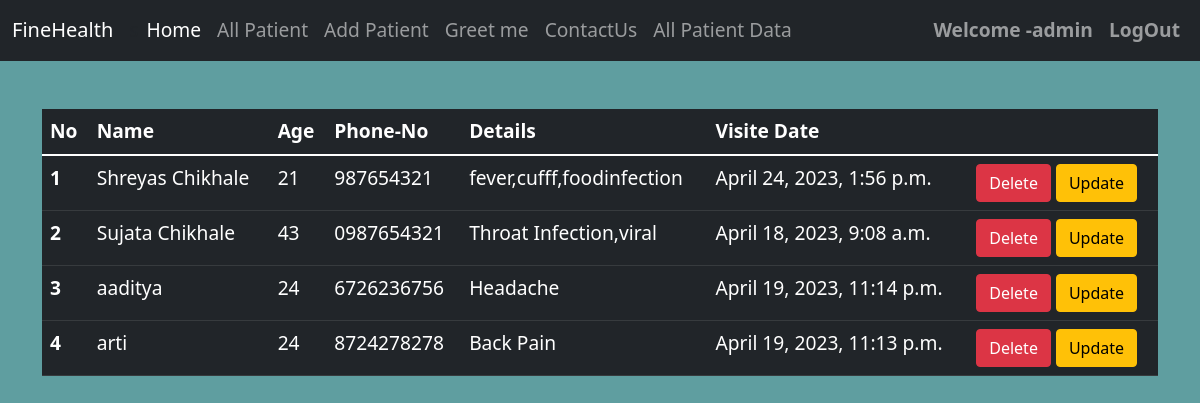
Page /AllPatient/ (signed in) on the committed database.
### P_app/models.py (models this page shows, shortened)
class Patient(models.Model):
    patient_id=models.AutoField(primary_key=True)
    name=models.CharField(max_length=50)
    age=models.CharField(max_length=2)
    phone=models.CharField(max_length=10)
    Details = models.TextField()
    visitdate=models.DateTimeField(auto_now=True)

### P_app/views.py (the view)
# urls.py: path('AllPatient/',AllPatient,name='All_Patient'),
def AllPatient(request):
    data=Patient.objects.all()
    return render(request,'all.html',{'data':data})

### P_app/templates/all.html
{% extends 'index.html' %}
{% block 'content'%}
<div class="container">
<table class="table table-dark table-hover mt-5">
    <thead>
      <tr>
        <th scope="col">No</th>
        <th scope="col">Name</th>
        <th scope="col">Age</th>
        <th scope="col">Phone-No</th>
        <th scope="col">Details</th>
        <th scope="col">Visite Date</th>
        <th scope="col"></th>
      </tr>
    </thead>
    <tbody>
      {% for p in data %}
      <tr>
        <th scope="row">{{forloop.counter}}</th>
        <td>{{p.name}}</td>
        <td>{{p.age}}</td>
        <td>{{p.phone}}</td>
        <td>{{p.Details}}</td>
        <td>{{p.visitdate}}</td>
        <td><a class="btn btn-danger" href="/DeletePatient/{{p.patient_id}}">Delete</a>
            <a class="btn btn-warning" href="/UpdatePatient/{{p.patient_id}}">Update</a></td>
      </tr>
      {% endfor %}
    </tbody>
  </table>
</div>
{% endblock %}

### P_app/templates/index.html (shortened to what this page needs)
<!doctype html>
<html lang="en">
  <head>
    <link href="https://cdn.jsdelivr.net/npm/bootstrap@5.1.3/dist/css/bootstrap.min.css" rel="stylesheet">
  </head>
  <body>
    <div>
        <nav class="navbar navbar-expand-lg navbar-dark bg-dark">
            <div class="container-fluid">
              <a class="navbar-brand" href="#">FineHealth</a>
              <div class="collapse navbar-collapse" id="navbarSupportedContent">
                {% if request.user.is_authenticated %}s
                <ul class="navbar-nav me-auto mb-2 mb-lg-0">
                  <li class="nav-item">
                    <a class="nav-link active" aria-current="page" href="/">Home</a>
                  </li>
                  <li class="nav-item">
                    <a class="nav-link" href="/AllPatient/">All Patient</a>
                  </li>
                  <li class="nav-item">
                    <a class="nav-link" href="/AddPatient/">Add Patient</a>
                  </li>
                <li class="nav-item">
                  <a class="nav-link" href="{% url 'greeting' %}">Greet me</a>
                </li>
                <li class="nav-item">
                  <a class="nav-link" href="{% url 'contactus' %}">ContactUs</a>
                </li>
                 <li class="nav-item">
                  <a class="nav-link" href="{% url 'AllPatient_data' %}">All Patient Data</a>
                </li>
                </ul>
                <ul class="navbar-nav">
                <li class="nav-item">
                  <a class="nav-link" href=""><b>Welcome -{{request.user}}</b></a>
                </li>
                <li class="nav-item">
                  <a class="nav-link" href="/Adminlogout/"><b>LogOut</b></a>
                </li>
              </ul>
              {% endif %}
              </div>
            </div>
          </nav>
        </div>
    {% block 'content' %}{% endblock %}
  </body>
</html>

### P_app/templates/index.html (style rules this page uses)
body { background-color:cadetblue; font-size: larger }

### rows in the picture
Patient: name "Shreyas Chikhale", age "21", phone "987654321", Details "fever,cufff,foodinfection", visitdate "April 24, 2023, 1:56 p.m."
Patient: name "Sujata Chikhale", age "43", phone "0987654321", Details "Throat Infection,viral", visitdate "April 18, 2023, 9:08 a.m."
Patient: name "aaditya", age "24", phone "6726236756", Details "Headache", visitdate "April 19, 2023, 11:14 p.m."
Patient: name "arti", age "24", phone "8724278278", Details "Back Pain", visitdate "April 19, 2023, 11:13 p.m."

### other values in the picture
{{ request.user }} "admin"
